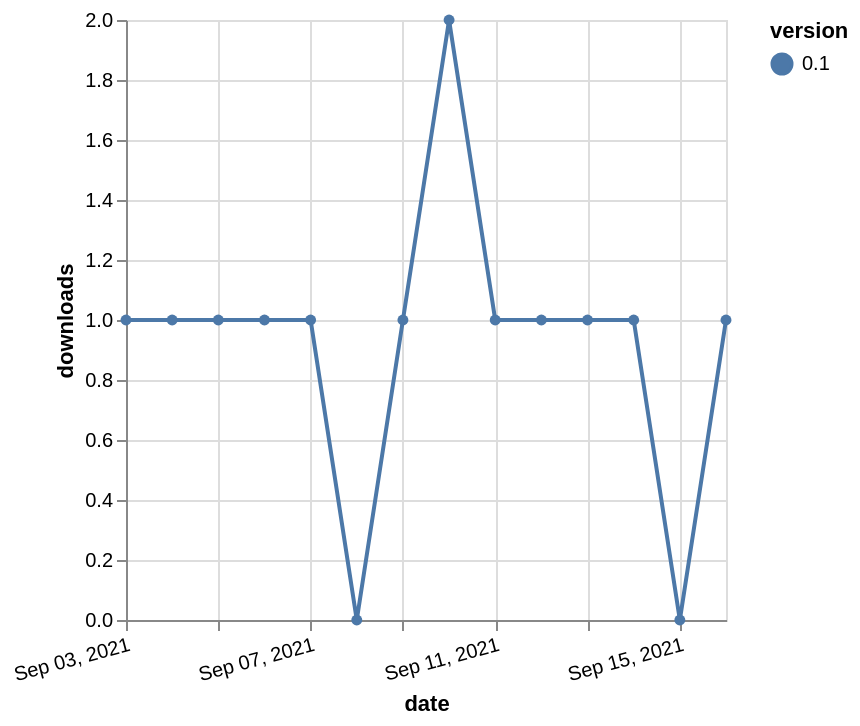

Write a Vega-Lite specification for this figure.
### Vega-Lite specification from a JSON file in a GitHub repository (floating-point values rounded to 4 significant figures)
{"$schema": "https://vega.github.io/schema/vega-lite/v5.json", "description": "A simple bar chart with embedded data.", "data": {"values": [{"date": "2021-09-03", "total": 136, "delta": 1, "version": "0.1"}, {"date": "2021-09-04", "total": 137, "delta": 1, "version": "0.1"}, {"date": "2021-09-05", "total": 138, "delta": 1, "version": "0.1"}, {"date": "2021-09-06", "total": 139, "delta": 1, "version": "0.1"}, {"date": "2021-09-07", "total": 140, "delta": 1, "version": "0.1"}, {"date": "2021-09-08", "total": 140, "delta": 0, "version": "0.1"}, {"date": "2021-09-09", "total": 141, "delta": 1, "version": "0.1"}, {"date": "2021-09-10", "total": 143, "delta": 2, "version": "0.1"}, {"date": "2021-09-11", "total": 144, "delta": 1, "version": "0.1"}, {"date": "2021-09-12", "total": 145, "delta": 1, "version": "0.1"}, {"date": "2021-09-13", "total": 146, "delta": 1, "version": "0.1"}, {"date": "2021-09-14", "total": 147, "delta": 1, "version": "0.1"}, {"date": "2021-09-15", "total": 147, "delta": 0, "version": "0.1"}, {"date": "2021-09-16", "total": 148, "delta": 1, "version": "0.1"}]}, "width": "container", "mark": {"type": "line", "point": {"filled": true}}, "encoding": {"x": {"field": "date", "type": "temporal", "timeUnit": "yearmonthdate", "title": "date", "axis": {"labelAngle": -15}}, "y": {"field": "delta", "type": "quantitative", "title": "downloads"}, "color": {"field": "version", "type": "nominal"}, "tooltip": {"field": "delta"}}}
